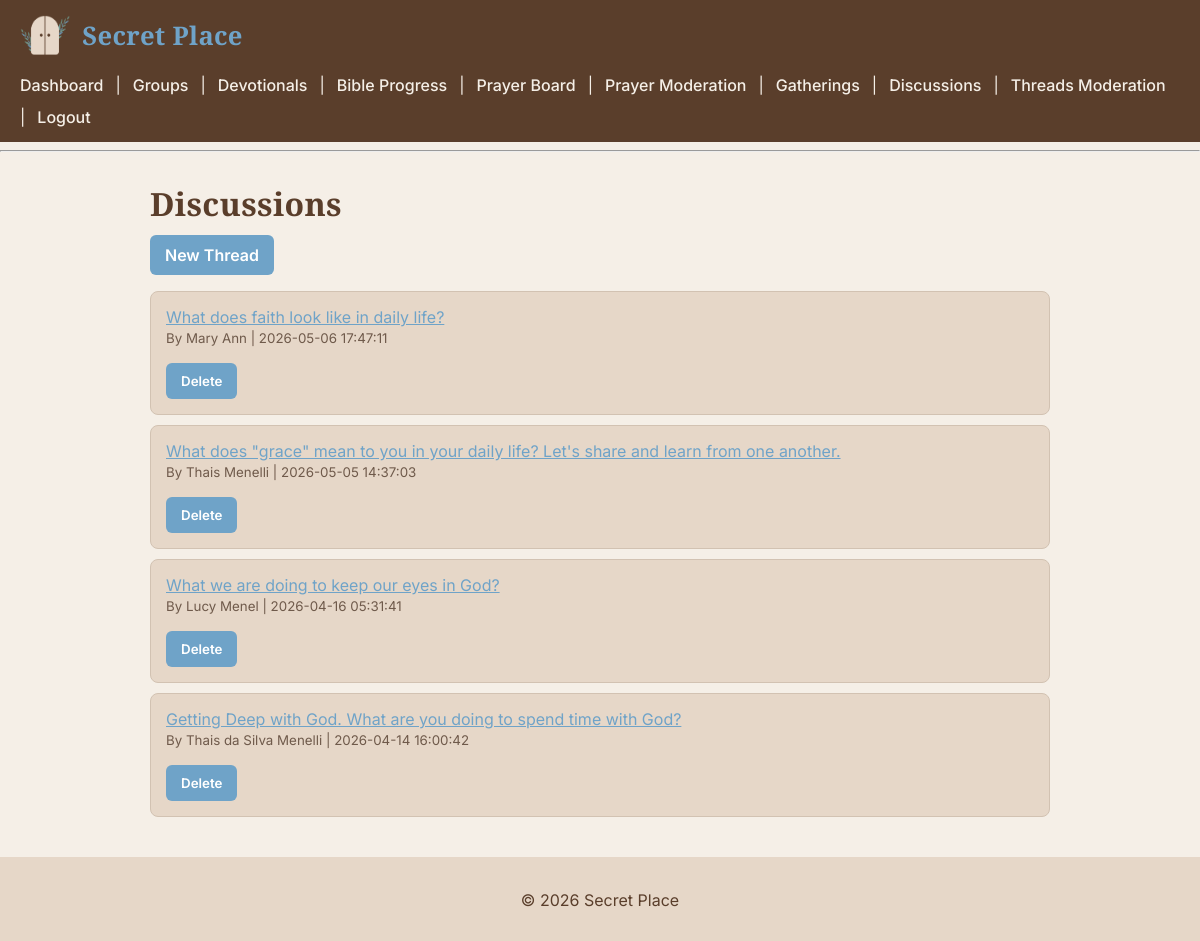
/discussions/ (signed in), run on the app's committed database.
### tables this page shows
CREATE TABLE discussion_threads (
    thread_id INTEGER PRIMARY KEY AUTOINCREMENT,
    title TEXT NOT NULL,
    created_by INTEGER NOT NULL,
    group_id INTEGER,
    is_approved INTEGER DEFAULT 1, created_at DATETIME DEFAULT CURRENT_TIMESTAMP,
    FOREIGN KEY(created_by) REFERENCES users(id)
);

CREATE TABLE users (
    id INTEGER PRIMARY KEY AUTOINCREMENT,
    name TEXT NOT NULL,
    email TEXT UNIQUE NOT NULL,
    password TEXT NOT NULL,
    role TEXT DEFAULT 'member'
, is_active INTEGER DEFAULT 1);

### routes/discussions.py (the view)
@discussions_bp.route('/')
def list_threads():
    user_id = session.get('user_id')
    if not user_id:
        return redirect(url_for('auth.login'))
    user_role = session.get('user_role')
    if user_role == "admin":
        rows = get_all_approved_threads()
    else:
        rows = get_approved_threads(user_id)
    threads = []
    for r in rows:
        author = get_user_by_id(r[2])
        threads.append({
            "id": r[0],
            "title": r[1],
            "author_name": author[1] if author else "Unknown",
            "group_id": r[3],
            "created_at": r[5]
        })
    return render_template('discussion_threads.html', threads=threads)

### sqlite_db.py (called while the page is built, shortened)
def connect_db():
    return sqlite3.connect(Config.DATABASE)

def get_user_by_id(user_id):
    conn = connect_db()
    cursor = conn.cursor()
    cursor.execute(
        """
        SELECT *
        FROM users
        WHERE id = ?
        """,
        (user_id,)
    )
    user = cursor.fetchone()
    conn.close()
    return user

def get_approved_threads(user_id):
    conn = connect_db()
    cursor = conn.cursor()
    group_ids = get_user_group_ids(user_id)
    if group_ids:
        placeholders = ",".join("?" for _ in group_ids)
        query = f"""
            SELECT *
            FROM discussion_threads
            WHERE is_approved = 1
            AND (group_id IS NULL OR group_id IN ({placeholders}))
            ORDER BY created_at DESC
        """
        cursor.execute(query, group_ids)
    threads = cursor.fetchall()
    conn.close()
    return threads

def get_user_group_ids(user_id):
    conn = connect_db()
    cursor = conn.cursor()
    cursor.execute(
        """
        SELECT group_id
        FROM group_members
        WHERE user_id = ?
        """,
        (user_id,)
    )
    rows = cursor.fetchall()
    conn.close()
    return [row[0] for row in rows]

### templates/discussion_threads.html (shortened to what this page needs)
{% extends "layout.html" %}
{% block content %}
<h1>Discussions</h1>
<a href="{{ url_for('discussions.create_new_thread') }}" class="button">New Thread</a>
<ul>
  {% for t in threads %}
    <li>
      <a href="{{ url_for('discussions.thread_detail', thread_id=t.id) }}">
        {{ t.title }}
      </a>
      <br>
      <small>By {{ t.author_name }} | {{ t.created_at }}</small>
      {% if session.get('user_role') in ['admin', 'leader'] %}
      <form id="delete-thread-{{ t.id }}"
          method="POST"
          action="{{ url_for('discussions.delete_thread_route', thread_id=t.id) }}">
        <button type="button" data-confirm="Delete this thread?" data-form="delete-thread-{{ t.id }}">Delete</button>
</form>
      {% endif %}
    </li>
  {% else %}
    <li>No discussions yet.</li>
  {% endfor %}
</ul>
{% endblock %}

### static/css/styles.css (style rules this page uses)
body { font-family: 'Inter', sans-serif; background-color: #f5efe7; color: #6f5a4b; margin: 0; padding: 0; }
h1, h2, h3, h4, h5, h6 { font-family: 'Playfair Display', serif; color: #5a3e2b; font-weight: 700; letter-spacing: 0.3px; margin-bottom: 10px; }
h1 { font-size: 2rem; margin-bottom: 10px; }
a { color: #6fa3c8; }
button, .button, .btn { font-family: 'Inter', sans-serif; font-weight: 600; background-color: #6fa3c8; color: white; border: none; padding: 10px 15px; text-decoration: none; cursor: pointer; border-radius: 6px; display: inline-block; transition: all 0.2s ease; }
ul { list-style-type: none; padding-left: 0; }
ul li { background-color: #e6d7c8; margin-bottom: 10px; padding: 15px; border-radius: 8px; border: 1px solid #d2c2b2; }

### data on the page
discussion_threads: title "What does faith look like in daily life?", created_at "2026-05-06 17:47:11"
users: author_name "Mary Ann"
discussion_threads: title "What does \"grace\" mean to you in your daily life? Let's share and learn from one another.", created_at "2026-05-05 14:37:03"
users: author_name "Thais Menelli"
discussion_threads: title "What we are doing to keep our eyes in God?", created_at "2026-04-16 05:31:41"
users: author_name "Lucy Menel"
discussion_threads: title "Getting Deep with God. What are you doing to spend time with God?", created_at "2026-04-14 16:00:42"
users: author_name "Thais da Silva Menelli"
